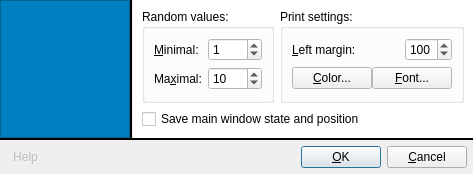
<?xml version="1.0" encoding="UTF-8"?>
<ui version="4.0">
 <class>SettingsDialog</class>
 <widget class="QWidget" name="SettingsDialog">
  <property name="geometry">
   <rect>
    <x>0</x>
    <y>0</y>
    <width>448</width>
    <height>174</height>
   </rect>
  </property>
  <property name="windowTitle">
   <string>Preferences</string>
  </property>
  <property name="windowIcon">
   <iconset resource="../resources/tspsg.qrc">
    <normaloff>:/images/Settings.png</normaloff>:/images/Settings.png</iconset>
  </property>
  <layout class="QVBoxLayout">
   <property name="spacing">
    <number>0</number>
   </property>
   <property name="margin">
    <number>0</number>
   </property>
   <item>
    <layout class="QHBoxLayout">
     <property name="spacing">
      <number>0</number>
     </property>
     <item>
      <widget class="QLabel" name="imageSide">
       <property name="minimumSize">
        <size>
         <width>130</width>
         <height>0</height>
        </size>
       </property>
       <property name="styleSheet">
        <string>background-color: #0080C0</string>
       </property>
       <property name="frameShape">
        <enum>QFrame::StyledPanel</enum>
       </property>
       <property name="lineWidth">
        <number>0</number>
       </property>
       <property name="text">
        <string/>
       </property>
       <property name="pixmap">
        <pixmap resource="../resources/tspsg.qrc">:/images/Settings.png</pixmap>
       </property>
       <property name="alignment">
        <set>Qt::AlignCenter</set>
       </property>
      </widget>
     </item>
     <item>
      <widget class="Line" name="lineVertical">
       <property name="frameShadow">
        <enum>QFrame::Plain</enum>
       </property>
       <property name="lineWidth">
        <number>2</number>
       </property>
       <property name="orientation">
        <enum>Qt::Vertical</enum>
       </property>
      </widget>
     </item>
     <item>
      <widget class="QWidget" name="background" native="true">
       <property name="palette">
        <palette>
         <active>
          <colorrole role="Base">
           <brush brushstyle="SolidPattern">
            <color alpha="255">
             <red>255</red>
             <green>255</green>
             <blue>255</blue>
            </color>
           </brush>
          </colorrole>
          <colorrole role="Window">
           <brush brushstyle="SolidPattern">
            <color alpha="255">
             <red>255</red>
             <green>255</green>
             <blue>255</blue>
            </color>
           </brush>
          </colorrole>
         </active>
         <inactive>
          <colorrole role="Base">
           <brush brushstyle="SolidPattern">
            <color alpha="255">
             <red>255</red>
             <green>255</green>
             <blue>255</blue>
            </color>
           </brush>
          </colorrole>
          <colorrole role="Window">
           <brush brushstyle="SolidPattern">
            <color alpha="255">
             <red>255</red>
             <green>255</green>
             <blue>255</blue>
            </color>
           </brush>
          </colorrole>
         </inactive>
         <disabled>
          <colorrole role="Base">
           <brush brushstyle="SolidPattern">
            <color alpha="255">
             <red>255</red>
             <green>255</green>
             <blue>255</blue>
            </color>
           </brush>
          </colorrole>
          <colorrole role="Window">
           <brush brushstyle="SolidPattern">
            <color alpha="255">
             <red>255</red>
             <green>255</green>
             <blue>255</blue>
            </color>
           </brush>
          </colorrole>
         </disabled>
        </palette>
       </property>
       <property name="autoFillBackground">
        <bool>true</bool>
       </property>
       <layout class="QVBoxLayout">
        <item>
         <layout class="QHBoxLayout">
          <property name="spacing">
           <number>6</number>
          </property>
          <item>
           <widget class="QGroupBox" name="groupRandomSettings">
            <property name="title">
             <string>Random values:</string>
            </property>
            <layout class="QVBoxLayout">
             <item>
              <layout class="QHBoxLayout">
               <item>
                <widget class="QLabel" name="labelRandMin">
                 <property name="sizePolicy">
                  <sizepolicy hsizetype="Expanding" vsizetype="Preferred">
                   <horstretch>0</horstretch>
                   <verstretch>0</verstretch>
                  </sizepolicy>
                 </property>
                 <property name="text">
                  <string>&amp;Minimal:</string>
                 </property>
                 <property name="buddy">
                  <cstring>spinRandMin</cstring>
                 </property>
                </widget>
               </item>
               <item>
                <widget class="QSpinBox" name="spinRandMin">
                 <property name="cursor">
                  <cursorShape>PointingHandCursor</cursorShape>
                 </property>
                 <property name="statusTip">
                  <string>Minimum for random number generation</string>
                 </property>
                 <property name="maximum">
                  <number>1000</number>
                 </property>
                 <property name="value">
                  <number>1</number>
                 </property>
                </widget>
               </item>
              </layout>
             </item>
             <item>
              <layout class="QHBoxLayout">
               <item>
                <widget class="QLabel" name="labelRandMax">
                 <property name="sizePolicy">
                  <sizepolicy hsizetype="Expanding" vsizetype="Preferred">
                   <horstretch>0</horstretch>
                   <verstretch>0</verstretch>
                  </sizepolicy>
                 </property>
                 <property name="text">
                  <string>Ma&amp;ximal:</string>
                 </property>
                 <property name="buddy">
                  <cstring>spinRandMax</cstring>
                 </property>
                </widget>
               </item>
               <item>
                <widget class="QSpinBox" name="spinRandMax">
                 <property name="cursor">
                  <cursorShape>PointingHandCursor</cursorShape>
                 </property>
                 <property name="statusTip">
                  <string>Maximum for random number generation</string>
                 </property>
                 <property name="minimum">
                  <number>1</number>
                 </property>
                 <property name="maximum">
                  <number>1000</number>
                 </property>
                 <property name="value">
                  <number>10</number>
                 </property>
                </widget>
               </item>
              </layout>
             </item>
            </layout>
           </widget>
          </item>
          <item>
           <widget class="QGroupBox" name="groupPrintSetup">
            <property name="title">
             <string>Print settings:</string>
            </property>
            <layout class="QVBoxLayout" name="verticalLayout">
             <item>
              <layout class="QHBoxLayout">
               <item>
                <widget class="QLabel" name="labelLeftMargin">
                 <property name="sizePolicy">
                  <sizepolicy hsizetype="Expanding" vsizetype="Preferred">
                   <horstretch>0</horstretch>
                   <verstretch>0</verstretch>
                  </sizepolicy>
                 </property>
                 <property name="text">
                  <string>&amp;Left margin:</string>
                 </property>
                 <property name="buddy">
                  <cstring>spinLeftMargin</cstring>
                 </property>
                </widget>
               </item>
               <item>
                <widget class="QSpinBox" name="spinLeftMargin">
                 <property name="cursor">
                  <cursorShape>PointingHandCursor</cursorShape>
                 </property>
                 <property name="statusTip">
                  <string>Left border margin for page</string>
                 </property>
                 <property name="maximum">
                  <number>999</number>
                 </property>
                 <property name="singleStep">
                  <number>10</number>
                 </property>
                 <property name="value">
                  <number>100</number>
                 </property>
                </widget>
               </item>
              </layout>
             </item>
             <item>
              <layout class="QHBoxLayout" name="horizontalLayout">
               <property name="spacing">
                <number>0</number>
               </property>
               <item>
                <widget class="QPushButton" name="buttonColor">
                 <property name="cursor">
                  <cursorShape>PointingHandCursor</cursorShape>
                 </property>
                 <property name="statusTip">
                  <string>Font color for printing</string>
                 </property>
                 <property name="text">
                  <string>&amp;Color...</string>
                 </property>
                 <property name="icon">
                  <iconset resource="../resources/tspsg.qrc">
                   <normaloff>:/images/buttons/buttons/Color.png</normaloff>:/images/buttons/buttons/Color.png</iconset>
                 </property>
                </widget>
               </item>
               <item>
                <widget class="QPushButton" name="buttonFont">
                 <property name="cursor">
                  <cursorShape>PointingHandCursor</cursorShape>
                 </property>
                 <property name="statusTip">
                  <string>Font face for printing</string>
                 </property>
                 <property name="text">
                  <string>&amp;Font...</string>
                 </property>
                 <property name="icon">
                  <iconset resource="../resources/tspsg.qrc">
                   <normaloff>:/images/buttons/buttons/Font.png</normaloff>:/images/buttons/buttons/Font.png</iconset>
                 </property>
                </widget>
               </item>
              </layout>
             </item>
            </layout>
           </widget>
          </item>
         </layout>
        </item>
        <item>
         <widget class="QCheckBox" name="cbSaveState">
          <property name="cursor">
           <cursorShape>PointingHandCursor</cursorShape>
          </property>
          <property name="statusTip">
           <string>Restore main window state and position on application restart</string>
          </property>
          <property name="text">
           <string>Save main window state and position</string>
          </property>
         </widget>
        </item>
       </layout>
      </widget>
     </item>
    </layout>
   </item>
   <item>
    <widget class="Line" name="lineHorizontal">
     <property name="maximumSize">
      <size>
       <width>16777215</width>
       <height>2</height>
      </size>
     </property>
     <property name="frameShadow">
      <enum>QFrame::Plain</enum>
     </property>
     <property name="lineWidth">
      <number>2</number>
     </property>
     <property name="orientation">
      <enum>Qt::Horizontal</enum>
     </property>
    </widget>
   </item>
   <item>
    <layout class="QHBoxLayout">
     <property name="spacing">
      <number>6</number>
     </property>
     <property name="margin">
      <number>6</number>
     </property>
     <item>
      <widget class="QToolButton" name="buttonHelp">
       <property name="enabled">
        <bool>false</bool>
       </property>
       <property name="cursor">
        <cursorShape>PointingHandCursor</cursorShape>
       </property>
       <property name="toolTip">
        <string>Help</string>
       </property>
       <property name="statusTip">
        <string>Get preferences help</string>
       </property>
       <property name="text">
        <string>Help</string>
       </property>
       <property name="icon">
        <iconset resource="../resources/tspsg.qrc">
         <normaloff>:/images/buttons/buttons/Help.png</normaloff>:/images/buttons/buttons/Help.png</iconset>
       </property>
       <property name="autoRaise">
        <bool>true</bool>
       </property>
      </widget>
     </item>
     <item>
      <widget class="QLabel" name="labelHint">
       <property name="sizePolicy">
        <sizepolicy hsizetype="Expanding" vsizetype="Preferred">
         <horstretch>0</horstretch>
         <verstretch>0</verstretch>
        </sizepolicy>
       </property>
       <property name="statusTip">
        <string>Hover mouse pointer over dialog elements to get additional help</string>
       </property>
       <property name="text">
        <string/>
       </property>
       <property name="textFormat">
        <enum>Qt::PlainText</enum>
       </property>
       <property name="alignment">
        <set>Qt::AlignJustify|Qt::AlignTop</set>
       </property>
       <property name="wordWrap">
        <bool>true</bool>
       </property>
      </widget>
     </item>
     <item>
      <widget class="QPushButton" name="buttonOK">
       <property name="cursor">
        <cursorShape>PointingHandCursor</cursorShape>
       </property>
       <property name="statusTip">
        <string>Save new preferences</string>
       </property>
       <property name="text">
        <string>&amp;OK</string>
       </property>
       <property name="icon">
        <iconset resource="../resources/tspsg.qrc">
         <normaloff>:/images/buttons/buttons/OK.png</normaloff>:/images/buttons/buttons/OK.png</iconset>
       </property>
       <property name="default">
        <bool>true</bool>
       </property>
      </widget>
     </item>
     <item>
      <widget class="QPushButton" name="buttonCancel">
       <property name="cursor">
        <cursorShape>PointingHandCursor</cursorShape>
       </property>
       <property name="statusTip">
        <string>Close without saving preferences</string>
       </property>
       <property name="text">
        <string>&amp;Cancel</string>
       </property>
       <property name="icon">
        <iconset resource="../resources/tspsg.qrc">
         <normaloff>:/images/buttons/buttons/Critical.png</normaloff>:/images/buttons/buttons/Critical.png</iconset>
       </property>
      </widget>
     </item>
    </layout>
   </item>
  </layout>
 </widget>
 <resources>
  <include location="../resources/tspsg.qrc"/>
 </resources>
 <connections/>
</ui>
